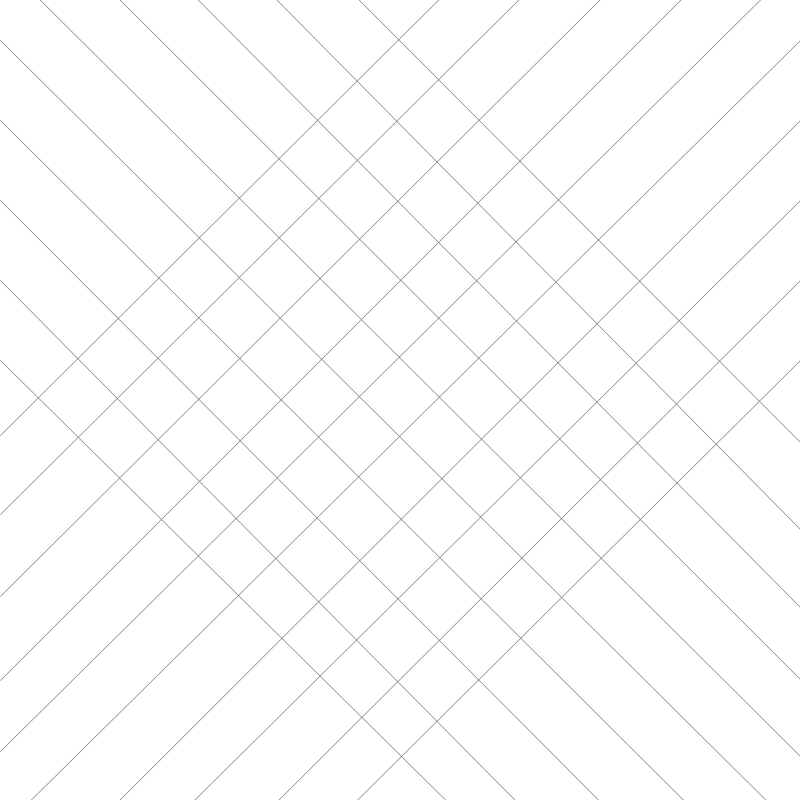
Frame 1 (no input)
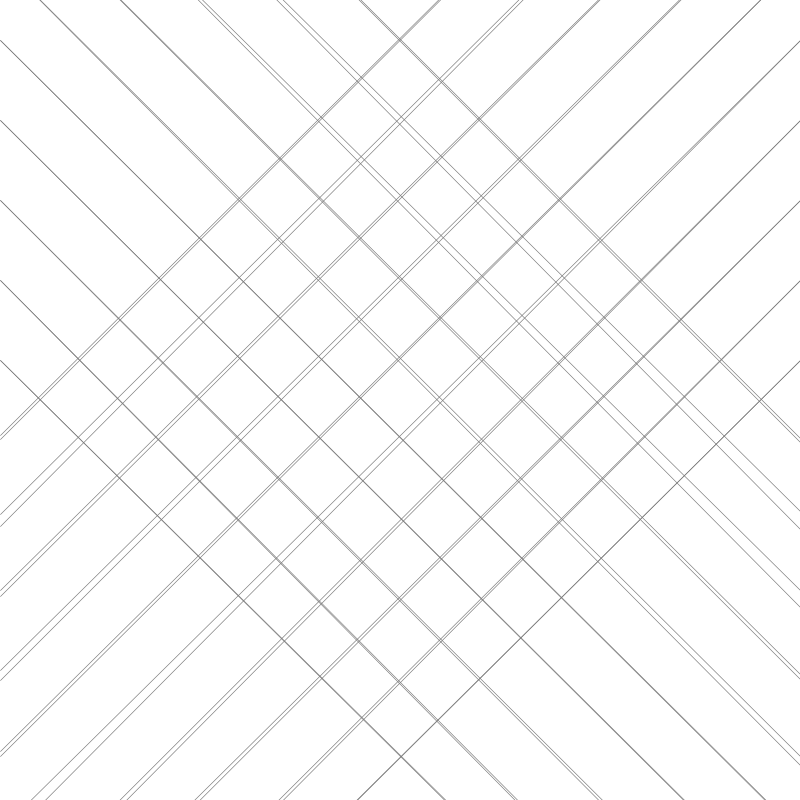
Frame 2 (the mouse pressed at the canvas centre, redrawn once)

The Processing sketch that drew these frames (run headless with seeded random() and noise(); the mouse was pressed at the canvas centre and the sketch redrawn once):

// Processing sketch: diagonal_grid
// ── diagonal_grid.pde
float[][] line_x_plots;
float[][] line_y_plots;

void setup() {

  size(800, 800);
  background(255);
  smooth(20);
  strokeWeight(.65);
  stroke(120);
  noFill();
  noLoop();

}

void draw() {
  
    int padding = 80;
    int lines_per_row = 10;
    
    draw_grid(lines_per_row, padding);
    
    save("diagonal_grid_"+lines_per_row+"_"+width+"_"+height+".jpg");

}

void draw_grid(int cols, int padding) {
    
  float size = width / cols;
  line_x_plots = new float[cols][cols];
  line_y_plots = new float[cols][cols];

  for (int i = 0; i < cols; i++) {
    for (int ii = 0; ii < cols; ii++) {
//      float y = (size * i) - height;
//      line_y_plots[i][ii] = y + random(-20,20);
    }
  }
  
  for(int row_count = 0; row_count < cols; row_count++) {

    // top-left to bottom right diagonal lines
    float y = (size * row_count) - (height / 2) + (size / 2);
    line(0, y, width, height + (y) + random(-10,10));
    
    // top-right to bottom left diagonal lines
    line(width, y, 0, height + (y) + random(-10,10));

    for(int col_count = 0; col_count < cols - 1; col_count++) {
               
    } 
  }
}
